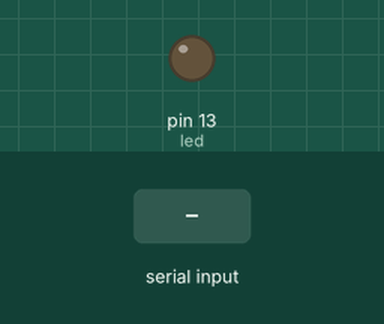
Simulated run of this sketch. Board: Arduino Uno, built with avr-gcc and run on an emulated ATmega328P. Shown: output pins drawn as LEDs (lit = HIGH). The inputs (shaded band) are chosen by the test bench.

Above: at 1.2 s.
1.3 s: "1" received over the second serial link
At 2.1 s:
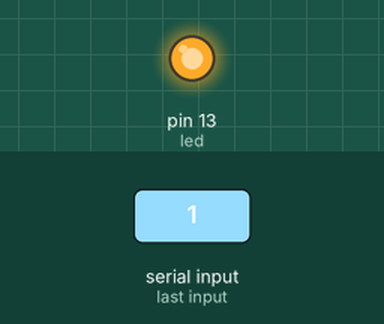
2.8 s: "0" received over the second serial link
At 3.2 s:
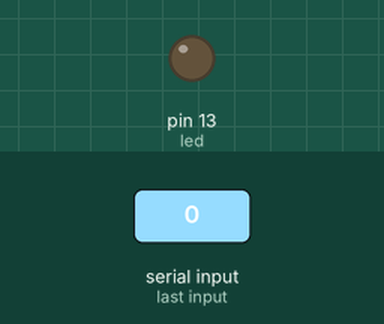
Timing chart, 0 to 5.8 s (numbered marks = the images above; inputs shaded):
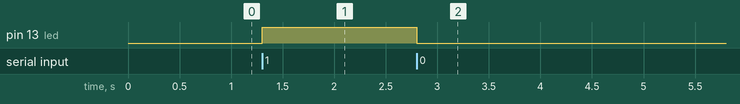

Measured:
- after the input at 1.3 s, pin 13 (led): LOW → HIGH at once
- after the input at 2.8 s, pin 13 (led): HIGH → LOW at once

The sketch:

T.AntarMuka_M1_P2_Slave.ino
```cpp
// Syarif Hidayat_D400220086_Kelas A //
#include <SoftwareSerial.h>
SoftwareSerial Rxserial(10, 11);
char val;
const int led = 13;
void setup() {
  Rxserial.begin(9600);
  pinMode(13, OUTPUT);
}
void loop() {
  if (Rxserial.available() > 0) {
    val = Rxserial.read();
  }
  if (val == '1') {
    Serial.println(val);
    digitalWrite(led, HIGH);
  }
  // Syarif Hidayat_D400220086_Kelas A //
  else if (val == '0') {
    Serial.println(val);
    digitalWrite(led, LOW);
  }
}
```
